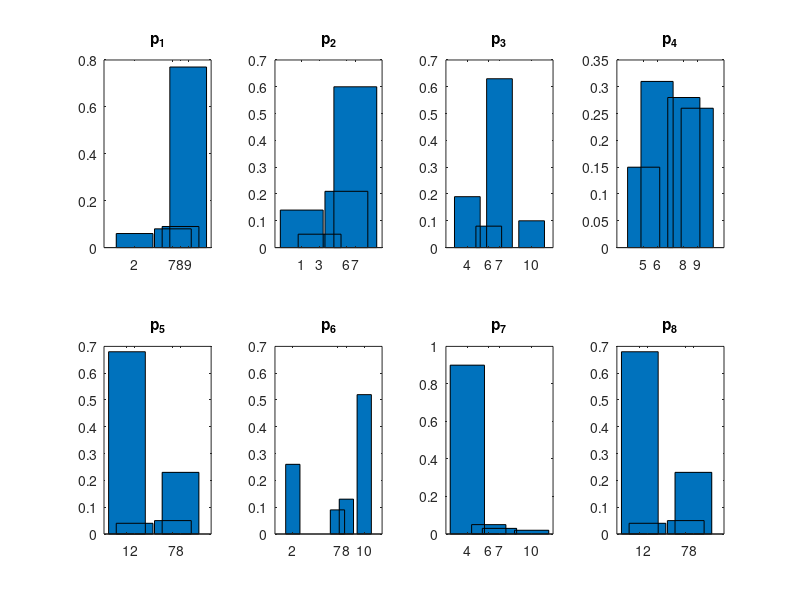

MATLAB code for this plot: (Note: this script raises an error after producing the figure.)
%%%%%%%%%%%%%%%%%%%% Parameters %%%%%%%%%%%%%%%%%%%%
V = 10;          % Vocabulary size

m = 50;          % Number of distinct contexts
n = 5000;        % Total number of samples
r=n/m;           % (fixed) number that each context repeats in data

Sigma_len = 4;   % Size of the support set for each context


d = 60;   % Dimensionality of the embeddings



% %%%%%%%%%%%%%%%%%%%% low-dim %%%%%%%%%%%%%%%%%%%%
% V = 5;          % Vocabulary size
%
% m = 3;          % Number of distinct contexts
% n = 600;        % Total number of samples
% r=n/m;           % (fixed) number that each context repeats in data
%
% Sigma_len = 2;   % Size of the support set for each context
%
%
% d = 2;   % Dimensionality of the embeddings
%
%
%
learning_rate = 0.5; % Step size for gradient descent
iterations = 1e3; % Number of iterations

%%%%%%%%%%%%%%%% PMF of next-token %%%%%%%%%%%%%%%%%%%%%%%%%%%%%

% Initialize vectors to store generated data
supportSets = zeros(m, Sigma_len);         % support set of next-token distribution
probabilityVectors = zeros(m, Sigma_len);  % pmf of next-token distribution

% Generate data for each distinct context
for j = 1:m
    % Generate support set Sigma_j
    supportSets(j, :) = randperm(V, Sigma_len);

    % Generate probability distribution vector p in a random way

    % split (0,1) in Sigma_len pieces
    a = rand(Sigma_len-1,1);
    sortedAs = [0;sort(a)]; % each piece determines mass for respective token

    p=zeros(Sigma_len,1);
    for k=1:Sigma_len-1
        p(k) = round(r * (sortedAs(k+1)-sortedAs(k))) / r;
        if p(k)==0
            % avoid zero probabilities so that support set is of same length for each sequence
            p(k)=1/r;
            if k>1
                [~,I]=max(p(1:k-1));
                p(I)=p(I)-1/r;
            end
        end
    end
    p(Sigma_len)= 1 - sum(p(1:end-1));
    if p(Sigma_len)==0
            p(Sigma_len)=1/r;
            [~,I]=max(p(1:Sigma_len-1));
            p(I)=p(I)-1/r;
    end

    % Store the generated probability vector
    probabilityVectors(j, :) = p;
end

% sum(sum(abs(probabilityVectors)<1e-4))

% Display the generated next-token distributions
disp('Support Sets:');
disp(supportSets);

disp('Probability Vectors:');
disp(probabilityVectors);

% display 8 randomly chosen next-token distributions
figure
rand_set_disp=randi(m,8,1);
for ind=1:length(rand_set_disp)
    subplot(2,4,ind)
    ind_set_disp=rand_set_disp(ind);
    bar(supportSets(ind_set_disp,:),probabilityVectors(ind_set_disp,:))
    title(['p_',int2str(ind)])
end

%%%%%%%%%%
% Generate embedding matrix H_m
H_m = randn(d, m);
% Repeat columns of H_m n/m times to construct H_n
H_n = repelem(H_m, 1, r);

%%
% Initialize label vector y
y = zeros(n, 1);

% Generate label set for each j
for j = 1:m
    % Extract support set and probability vector for context j
    supportSet_j = supportSets(j, :);
    probabilityVector_j = probabilityVectors(j, :);

    % Generate label set y_j
    y_j = zeros(r, 1);

    count = 1;
    for k = 1:Sigma_len
        % Generate repeated indices based on the probability
        indices = repmat(supportSet_j(k), 1, round(probabilityVector_j(k) * r));

        % Ensure the number of elements matches the target count
        len = length(indices);
        indices = indices(1:min(len, r));

        % Assign the indices to the label set
        y_j(count : count + length(indices) - 1) = indices;
        count = count + length(indices);
    end

    % Assign label set to y
    y((j-1)*r + 1 : j*r) = y_j(1:r);
end



disp('Label Vector y:');
disp(y');

% Convert y to one-hot encoding
y_one_hot = ind2vec(y', V);

%%%%%%%%%%%%%%%%%%%%%  THEORY %%%%%%%%%%%%%%%%%%%%%%%%%%%%%%%%


% Construct the subspace of non-separability
Iden = eye(V);
Smat = [];  % measurement vectors (e_z-e_z')^Th_j
avec = [];  % vector of log-probabilities
for j = 1:m
    indices = (2:Sigma_len);
    tempmat = -Iden(:, supportSets(j,indices)); % One-hot encoding of the complement set
    tempmat(supportSets(j,1),:) = ones(1,Sigma_len-1);
    avec = [avec, log(probabilityVectors(j, 1)./probabilityVectors(j, indices))];
    for i=1:length(indices)
        Smat = [Smat , vec(tempmat(:,i)*H_m(:,j)')];
    end
end
[US,~,~] = svd(Smat,0);

%solve linear sys of eqns to find unique Wp on subspace that satisfies
%log-probability equations
Wstar = reshape( [(eye(V*d)-US*US') ; Smat']\[zeros(V*d,1);avec'] , V , d);


% %% Wfin 2  ---<<< this is another way to find Wstar. simply minimize fro
% norm subject to log-prob equations.
cvx_begin
variable Wfin(V,d)
minimize(norm(Wfin,'fro'))
    for j = 1:m
            indices = (2:Sigma_len); % Logical index to exclude the i-th element
            (repmat(Wfin(supportSets(j, 1),:),Sigma_len-1,1)-Wfin(supportSets(j, indices),:))*H_m(:,j)...
                        ==log(probabilityVectors(j, 1)./probabilityVectors(j, indices))';

    end
cvx_end
Wfin2=Wfin;  %%% <<<===  Wfin2 is the same as Wstar

if norm(Wfin2-Wstar)>1e-5
    error('norm(Wfin2-Wstar)>1e-5')
end


% %% Wmm
cvx_begin
variable Wmm(V,d)
minimize(norm(Wmm,'fro'))
    for j = 1:m
            indices = (2:Sigma_len); % Logical index to exclude the i-th element
                    (repmat(Wmm(supportSets(j, 1),:),Sigma_len-1,1)-Wmm(supportSets(j, indices),:))*H_m(:,j)...
                        ==0;
            indices = setdiff(1:V, supportSets(j,:)); % Logical index to exclude support
                    (repmat(Wmm(supportSets(j, 1),:),V-Sigma_len,1)-Wmm(indices,:))*H_m(:,j)...
                        >=1;
    end
cvx_end


%%%%%%%%%%%%%%%%% ENTROPY %%%%%%%%%%%%%%%%%%%%%%%%%%%%%%%%%%%%


% Compute conditional entropy
conditional_entropy = 0;

for j = 1:m
    % Identify indices corresponding to the j-th context
    indices_j = (1:r) + (j-1)*(r);

    % Extract labels and features for the j-th context
    y_j = y(indices_j);
    X_j = H_n(:, indices_j);

    % Compute conditional probability of labels given features for the j-th context
    unique_labels = unique(y_j);
    label_probs_given_X = zeros(length(unique_labels), 1);

    for i = 1:length(unique_labels)
        label_probs_given_X(i) = sum(y_j == unique_labels(i)) / length(y_j);
    end

    % Compute conditional entropy for the j-th context
    conditional_entropy_j = -sum(label_probs_given_X .* log(label_probs_given_X + eps));

    % Weight the conditional entropy by the probability of the j-th context
    conditional_entropy = conditional_entropy + (1 / m) * conditional_entropy_j;
end

% Display the computed conditional entropy
fprintf('Conditional Entropy: %f\n', conditional_entropy);


%%%%%%%%%%%%%%%%%%  TRAINING %%%%%%%%%%%%%%%%%%%%%%%%%%%%%%%%%%
% Initialize arrays to store results
loss_values = zeros(iterations, 1);
norm_values = zeros(iterations, 1);
corr2_values = zeros(iterations, 1);      % <----- correlation of Wt with Wmm-Wstar
corr_values_raw = zeros(iterations, 1);   % <----- corelation of Wt with Wmm
proj_error = zeros(iterations,1);         % <------ error on finite component

% Initialize weight matrix W
W = randn(V, d)/sqrt(d);

% Convert sparse label vector y to full matrix for display
y_full = full(y_one_hot);

% Empirical cross-entropy loss function
loss_function = @(W, X, y) -(1/n)*sum(sum(log(softmax(W * X)) .* y));

% Softmax function
softmax = @(x) exp(x - max(x, [], 1)) ./ sum(exp(x - max(x, [], 1)));

% Gradient descent
for iter = 1:iterations
    % Compute predicted output
    y_pred = softmax(W * H_n);

    % Compute the gradient of the loss with respect to W
    gradient = (y_pred - y_full) * H_n' / (n);

    % Update W using gradient descent
    W = W - learning_rate * gradient/norm(gradient,'fro');

    % Compute and store the current loss
    loss_values(iter) = loss_function(W, H_n, y_full);
    fprintf('Iteration %d, Loss: %f\n', iter, loss_values(iter));

    % Compute and store the norm of W
    norm_values(iter) = norm(W, 'fro');


    corr2_values(iter) = trace((W-Wfin2)'/norm((W-Wfin2),'fro')*Wmm/norm(Wmm,'fro'));
    corr_values_raw(iter) = trace((W)'/norm((W),'fro')*Wmm/norm(Wmm,'fro'));

    W_S = reshape(US*US'*vec(W),V,d);  % project on subspace of log-prob measurements
    proj_error(iter) = norm(W_S-Wfin2)^2/norm(Wfin2)^2;

end
% Display the computed conditional entropy
fprintf('Conditional Entropy: %f\n', conditional_entropy);

%%
% Plot loss versus iterations
figure;
subplot(4, 1, 1);
semilogx(1:iterations, loss_values, 'b', 'LineWidth', 1.5);
title('CE loss');
% xlabel('Iterations');
% ylabel('Empirical Cross-Entropy Loss');

% Plot conditional entropy as a dashed line for comparison
hold on;
semilogx(1:iterations, conditional_entropy*ones(iterations,1), '--r', 'LineWidth', 1.5);
legend('CE$(\mathbf{W}_k)$', 'Entropy $\mathcal{H}$');
grid on
hold off;
% ylim([0,2])

% Plot the norm of W versus iterations
subplot(4, 1, 2);
semilogx(1:iterations, norm_values, 'b', 'LineWidth', 1.5);
title('$\|\mathbf{W}_k\|$');
grid on
% xlabel('Iterations');
% ylabel('Norm of W');


% Plot the norm of W versus iterations
subplot(4, 1, 3);
% loglog(1:iterations,1- corr_values, 'g', 'LineWidth', 1.5);
% hold on;
loglog(1:iterations,1- corr2_values, 'b', 'LineWidth', 1.5);
hold on;
% loglog(1:iterations,1- corr3_values, 'k--', 'LineWidth', 1.5);
hold on;
grid on
loglog(1:iterations,1- corr_values_raw, 'r', 'LineWidth', 1.5);
title('$1-\rm{corr}\left(\mathbf{W}_k-\mathbf{W}^{\rm{p}},\mathbf{W}^{\rm{mm}}\right)$');
% xlabel('Iterations $(k)$');
% legend('$\mathbf{W}^{\rm{p}}$ feas.', '$\mathbf{W}^{\rm{p}}$ min-norm', '$\mathbf{W}^{\rm{p}}=0$.');
legend('$\mathbf{W}^{\rm{p}}$ min-norm', '$\mathbf{W}^{\rm{p}}=0$.');
% ylabel('Norm of W');

% Plot the norm of W versus iterations
subplot(4, 1, 4);
loglog(1:iterations, proj_error, 'b', 'LineWidth', 1.5);
title('$\|\mathbf{W}_k-\mathbf{W}_*\|^2/\|\mathbf{W}_*\|^2$');
grid on
xlabel('Iterations');
% ylabel('Norm of W');



%% ONLY if d=2 do plots

if d==2,
% Plot points
% Plot points
figure;

% Define marker types for each point
markerTypes = {'o', '^', 's', 'd', 'v'}; % You can use other marker types as needed

% Plot points with different marker types
figure;
for i = 1:m
    scatter(H_m(1, i), H_m(2, i), markerTypes{i}, 'MarkerFaceColor', 'b', 'MarkerEdgeColor', 'b', 'LineWidth', 2, 'SizeData', 100, 'HandleVisibility', 'off');
    hold on;
end

% Define distinct colors for hyperplanes
hyperplaneColors = lines(V); % You can use other color maps as needed


% Plot hyperplanes
for i = 1:V
    normal = Wmm(i, :);
    normal =  [-normal(2), normal(1)];
    pointOnLine = [0, 0];
    scale = 10; % Length of the line

    % Calculate endpoint of the line
    endpoint = pointOnLine + scale * normal;
    starpoint = pointOnLine - scale * normal;

    % Plot line
    plot([starpoint(1), endpoint(1)], [starpoint(2), endpoint(2)], 'LineWidth', 2, 'Color', hyperplaneColors(i, :) ,'DisplayName', ['$w_',int2str(i),'$']);
end

% % Annotate each point with SupportSets
% textOffset = 0; % Adjust this value based on the desired offset
% for i = 1:m
%     orderedElements = sort(supportSets(i, :));
%     text(H_m(1, i), H_m(2, i) + textOffset, sprintf('(%d,%d)', orderedElements(1), orderedElements(2)), 'FontSize', 16, 'HorizontalAlignment', 'left', 'VerticalAlignment', 'bottom');
% end

% Annotate each point with SupportSets using color-coded indices
textOffset = -0.25; % Adjust this value based on the desired offset
for i = 1:m
    orderedElements = sort(supportSets(i, :));

    % Use different colors for each index with separate text objects
    text(H_m(1, i), H_m(2, i) + textOffset, sprintf('%d)', orderedElements(1)), 'FontSize', 16,'FontWeight', 'bold', 'HorizontalAlignment', 'left', 'VerticalAlignment', 'bottom', 'Color', hyperplaneColors(orderedElements(1), :));
    text(H_m(1, i), H_m(2, i) + textOffset, sprintf('(%d,', orderedElements(2)), 'FontSize', 16, 'FontWeight', 'bold', 'HorizontalAlignment', 'right', 'VerticalAlignment', 'bottom', 'Color', hyperplaneColors(orderedElements(2), :));
end


hold off;
grid on;
legend;
% title('Points and Hyperplanes');

% Set axis limits close to the points
% xlim([-1.5,1.5]);
% ylim([-1.5,1.5]);
% axis square
xlim([min(H_m(1, :)) - 0.5, max(H_m(1, :)) + 0.5]);
ylim([min(H_m(2, :)) - 0.5, max(H_m(2, :)) + 0.5]);

end
